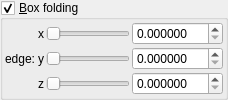
    <widget class="MyGroupBox" name="groupCheck_IFS_edge_enabled">
     <property name="title">
      <string>&amp;Box folding</string>
     </property>
     <property name="checkable">
      <bool>true</bool>
     </property>
     <layout class="QVBoxLayout" name="verticalLayout_8" stretch="0">
      <property name="spacing">
       <number>2</number>
      </property>
      <property name="leftMargin">
       <number>2</number>
      </property>
      <property name="topMargin">
       <number>2</number>
      </property>
      <property name="rightMargin">
       <number>2</number>
      </property>
      <property name="bottomMargin">
       <number>2</number>
      </property>
      <item>
       <layout class="QGridLayout" name="gridLayout_8">
        <property name="spacing">
         <number>2</number>
        </property>
        <item row="2" column="3">
         <widget class="MyDoubleSpinBox" name="spinbox3_IFS_edge_z">
          <property name="sizePolicy">
           <sizepolicy hsizetype="Minimum" vsizetype="Maximum">
            <horstretch>0</horstretch>
            <verstretch>0</verstretch>
           </sizepolicy>
          </property>
          <property name="prefix">
           <string/>
          </property>
          <property name="suffix">
           <string/>
          </property>
          <property name="decimals">
           <number>6</number>
          </property>
          <property name="minimum">
           <double>0.000000000000000</double>
          </property>
          <property name="maximum">
           <double>100.000000000000000</double>
          </property>
          <property name="singleStep">
           <double>0.100000000000000</double>
          </property>
         </widget>
        </item>
        <item row="0" column="2">
         <widget class="QSlider" name="slider3_IFS_edge_x">
          <property name="sizePolicy">
           <sizepolicy hsizetype="Expanding" vsizetype="Maximum">
            <horstretch>0</horstretch>
            <verstretch>0</verstretch>
           </sizepolicy>
          </property>
          <property name="minimum">
           <number>0</number>
          </property>
          <property name="maximum">
           <number>10000000</number>
          </property>
          <property name="singleStep">
           <number>1</number>
          </property>
          <property name="orientation">
           <enum>Qt::Horizontal</enum>
          </property>
         </widget>
        </item>
        <item row="1" column="2">
         <widget class="QSlider" name="slider3_IFS_edge_y">
          <property name="sizePolicy">
           <sizepolicy hsizetype="Expanding" vsizetype="Maximum">
            <horstretch>0</horstretch>
            <verstretch>0</verstretch>
           </sizepolicy>
          </property>
          <property name="minimum">
           <number>0</number>
          </property>
          <property name="maximum">
           <number>10000000</number>
          </property>
          <property name="singleStep">
           <number>1</number>
          </property>
          <property name="orientation">
           <enum>Qt::Horizontal</enum>
          </property>
         </widget>
        </item>
        <item row="0" column="3">
         <widget class="MyDoubleSpinBox" name="spinbox3_IFS_edge_x">
          <property name="sizePolicy">
           <sizepolicy hsizetype="Minimum" vsizetype="Maximum">
            <horstretch>0</horstretch>
            <verstretch>0</verstretch>
           </sizepolicy>
          </property>
          <property name="prefix">
           <string/>
          </property>
          <property name="suffix">
           <string/>
          </property>
          <property name="decimals">
           <number>6</number>
          </property>
          <property name="minimum">
           <double>0.000000000000000</double>
          </property>
          <property name="maximum">
           <double>100.000000000000000</double>
          </property>
          <property name="singleStep">
           <double>0.100000000000000</double>
          </property>
         </widget>
        </item>
        <item row="2" column="2">
         <widget class="QSlider" name="slider3_IFS_edge_z">
          <property name="sizePolicy">
           <sizepolicy hsizetype="Expanding" vsizetype="Maximum">
            <horstretch>0</horstretch>
            <verstretch>0</verstretch>
           </sizepolicy>
          </property>
          <property name="minimum">
           <number>0</number>
          </property>
          <property name="maximum">
           <number>10000000</number>
          </property>
          <property name="singleStep">
           <number>1</number>
          </property>
          <property name="orientation">
           <enum>Qt::Horizontal</enum>
          </property>
         </widget>
        </item>
        <item row="1" column="3">
         <widget class="MyDoubleSpinBox" name="spinbox3_IFS_edge_y">
          <property name="sizePolicy">
           <sizepolicy hsizetype="Minimum" vsizetype="Maximum">
            <horstretch>0</horstretch>
            <verstretch>0</verstretch>
           </sizepolicy>
          </property>
          <property name="prefix">
           <string/>
          </property>
          <property name="suffix">
           <string/>
          </property>
          <property name="decimals">
           <number>6</number>
          </property>
          <property name="minimum">
           <double>0.000000000000000</double>
          </property>
          <property name="maximum">
           <double>100.000000000000000</double>
          </property>
          <property name="singleStep">
           <double>0.100000000000000</double>
          </property>
         </widget>
        </item>
        <item row="1" column="1">
         <widget class="QLabel" name="label_119">
          <property name="sizePolicy">
           <sizepolicy hsizetype="Preferred" vsizetype="Preferred">
            <horstretch>0</horstretch>
            <verstretch>0</verstretch>
           </sizepolicy>
          </property>
          <property name="text">
           <string notr="true">y</string>
          </property>
          <property name="alignment">
           <set>Qt::AlignRight|Qt::AlignTrailing|Qt::AlignVCenter</set>
          </property>
         </widget>
        </item>
        <item row="2" column="1">
         <widget class="QLabel" name="label_120">
          <property name="sizePolicy">
           <sizepolicy hsizetype="Preferred" vsizetype="Preferred">
            <horstretch>0</horstretch>
            <verstretch>0</verstretch>
           </sizepolicy>
          </property>
          <property name="text">
           <string notr="true">z</string>
          </property>
          <property name="alignment">
           <set>Qt::AlignRight|Qt::AlignTrailing|Qt::AlignVCenter</set>
          </property>
         </widget>
        </item>
        <item row="0" column="0" rowspan="3">
         <widget class="QLabel" name="label_46">
          <property name="text">
           <string>edge:</string>
          </property>
         </widget>
        </item>
        <item row="0" column="1">
         <widget class="QLabel" name="label_118">
          <property name="sizePolicy">
           <sizepolicy hsizetype="Preferred" vsizetype="Preferred">
            <horstretch>0</horstretch>
            <verstretch>0</verstretch>
           </sizepolicy>
          </property>
          <property name="text">
           <string notr="true">x</string>
          </property>
          <property name="alignment">
           <set>Qt::AlignRight|Qt::AlignTrailing|Qt::AlignVCenter</set>
          </property>
         </widget>
        </item>
       </layout>
      </item>
     </layout>
    </widget>
